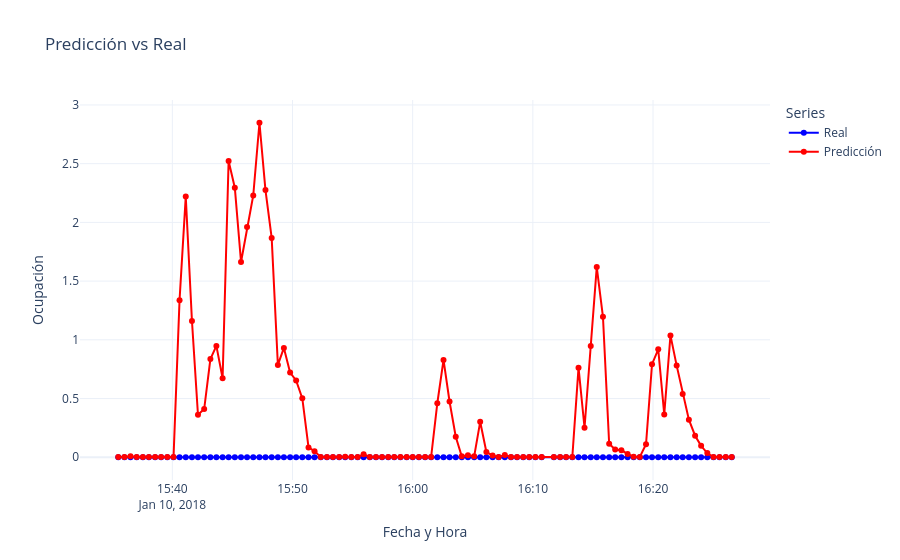

This figure's notebook cell:
### Code cell
# Cargar los datos de entrenamiento
dataA = pd.read_csv('Occupancy_Estimation.csv')
dataA['Date'] = dataA['Date'].astype(str)
dataA['Time'] = dataA['Time'].astype(str)
dataA['datetime'] = pd.to_datetime(dataA['Date'] + ' ' + dataA['Time'], format='%Y/%m/%d %H:%M:%S')
real_index = dataA['datetime'].iloc[-len(X_test1):][:len(predictions)]
# Series alineadas con fechas reales
pred_series = pd.Series(predictions, index=real_index)
real_series = pd.Series(y_real, index=real_index)

fig = go.Figure()
fig.add_trace(go.Scatter(x=real_series.index, y=real_series, mode='lines+markers',
                         name='Real', line=dict(color='blue')))
fig.add_trace(go.Scatter(x=pred_series.index, y=pred_series, mode='lines+markers',
                         name='Predicción', line=dict(color='red')))

fig.update_layout(
    title='Predicción vs Real ',
    xaxis_title='Fecha y Hora',
    yaxis_title='Ocupación',
    legend_title='Series',
    template='plotly_white'
)

fig.show()
